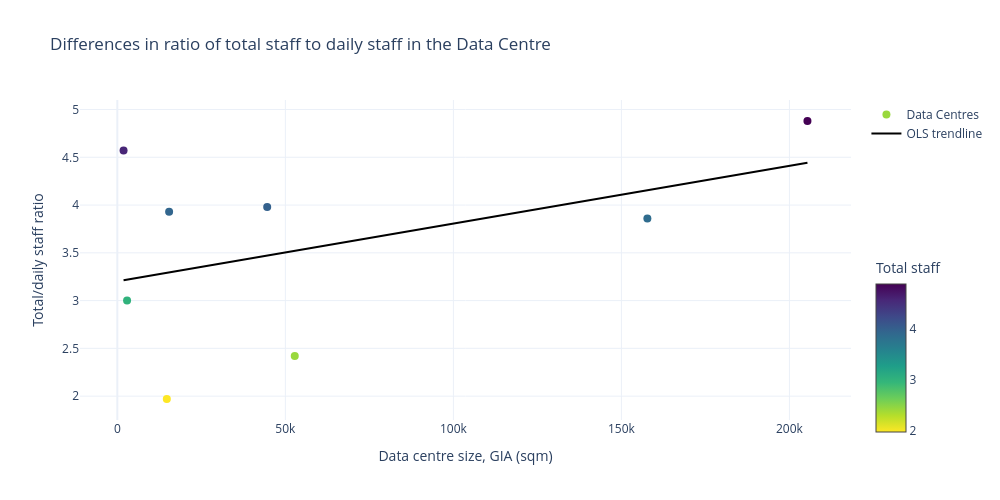

The notebook cell saved with this chart:
### Code cell
# Columns to show in hover
cols_to_show = ["id", "current_occupier", "lpa_name", "data_centre_since", "b8_gia_sqm", "b8_total_staff_fte", "b8_employees_at_a_day_estimate", "total/day ratio"]
customdata = data_ldn_total_daily[cols_to_show].to_numpy()

hovertemplate = "<br>".join([
    f"{col}: %{{customdata[{i}]}}" for i, col in enumerate(cols_to_show)
])

# X and Y
x = data_ldn_total_daily["b8_gia_sqm"].values
y = data_ldn_total_daily["total/day ratio"].values

# OLS fit (y = m*x + c)
m, c = np.polyfit(x, y, 1)

# Trendline values
x_trend = np.linspace(x.min(), x.max(), 100)
y_trend = m * x_trend + c

# -------------------------------------
# Build Plot
# -------------------------------------
fig = go.Figure()

fig.add_trace(go.Scatter(
    x=data_ldn_total_daily["b8_gia_sqm"],
    y=data_ldn_total_daily["total/day ratio"],
    mode="markers",
    marker=dict(
        size=8,
        color=data_ldn_total_daily["total/day ratio"],
        colorscale="Viridis_r",
        showscale=True,
        colorbar=dict(title="Total staff", len=0.6, xanchor="left", yanchor="top", y=0.53)
    ),
    customdata=customdata,
    hovertemplate=hovertemplate,
    name="Data Centres"
))

# OLS trendline
fig.add_trace(go.Scatter(
    x=x_trend,
    y=y_trend,
    mode="lines",
    line=dict(color="black", width=2),
    name="OLS trendline"
))

# -------------------------------------
# Layout
# -------------------------------------
fig.update_layout(
    title="Differences in ratio of total staff to daily staff in the Data Centre",
    xaxis_title="Data centre size, GIA (sqm)",
    yaxis_title="Total/daily staff ratio",
    width=1000,
    height=500,
    template="plotly_white"
)

fig.show()

### Figure 1 — Plotly figure (JSON) as saved in the notebook; plotly's stock layout.template omitted (floating-point values rounded to 4 significant figures)
{"data": [{"customdata": [["Barking_&_Dagenham-18_00161_FUL", "NTT Data Centre", "Barking & Dagenham", 2025, 52800.0, 150, 62, 2.42], ["Ealing-250949FUL", "Global Technical Realty", "Ealing", null, 157729, 1120, 290, 3.86], ["Enfield-LDC_08_0514", "Virtus", "Enfield", 2010, 2900, 45, 15, 3], ["Hillingdon-75111_APP_2020_1955", "ARC Data Centres", "Hillingdon", null, 44590, 350, 88, 3.98], ["Hillingdon-75111_APP_2025_739", "ARC Data Centres", "Hillingdon", null, 15410, 114, 29, 3.93], ["Newham-23_01697_OUT", null, "Newham", null, 205365, 542, 111, 4.88], ["Tower_Hamlets-PA_20_02381_NC", "Echelon", "Tower Hamlets", 2016, 14727, 61, 31, 1.97], ["Tower_Hamlets-PA_21_00615_NC", "Digital Realty ", "Tower Hamlets", 2019, 1850, 32, 7, 4.57]], "hovertemplate": "id: %{customdata[0]}<br>current_occupier: %{customdata[1]}<br>lpa_name: %{customdata[2]}<br>data_centre_since: %{customdata[3]}<br>b8_gia_sqm: %{customdata[4]}<br>b8_total_staff_fte: %{customdata[5]}<br>b8_employees_at_a_day_estimate: %{customdata[6]}<br>total/day ratio: %{customdata[7]}", "marker": {"color": [2.42, 3.86, 3.0, 3.98, 3.93, 4.88, 1.97, 4.57], "colorbar": {"len": 0.6, "title": {"text": "Total staff"}, "xanchor": "left", "y": 0.53, "yanchor": "top"}, "colorscale": [[0, "#fde725"], [0.1111, "#b5de2b"], [0.2222, "#6ece58"], [0.3333, "#35b779"], [0.4444, "#1f9e89"], [0.5556, "#26828e"], [0.6667, "#31688e"], [0.7778, "#3e4989"], [0.8889, "#482878"], [1, "#440154"]], "showscale": true, "size": 8}, "mode": "markers", "name": "Data Centres", "type": "scatter", "x": [52800.0, 157700.0, 2900.0, 44590.0, 15410.0, 205400.0, 14730.0, 1850.0], "y": [2.42, 3.86, 3.0, 3.98, 3.93, 4.88, 1.97, 4.57]}, {"line": {"color": "black", "width": 2}, "mode": "lines", "name": "OLS trendline", "type": "scatter", "x": [1850.0, 3906.0, 5961.0, 8017.0, 10070.0, 12130.0, 14180.0, 16240.0, 18300.0, 20350.0, 22410.0, 24460.0, 26520.0, 28570.0, 30630.0, 32690.0, 34740.0, 36800.0, 38850.0, 40910.0, 42960.0, 45020.0, 47080.0, 49130.0, 51190.0, 53240.0, 55300.0, 57350.0, 59410.0, 61470.0, 63520.0, 65580.0, 67630.0, 69690.0, 71740.0, 73800.0, 75860.0, 77910.0, 79970.0, 82020.0, 84080.0, 86130.0, 88190.0, 90250.0, 92300.0, 94360.0, 96410.0, 98470.0, 100500.0, 102600.0, 104600.0, 106700.0, 108700.0, 110800.0, 112900.0, 114900.0, 117000.0, 119000.0, 121100.0, 123100.0, 125200.0, 127200.0, 129300.0, 131400.0, 133400.0, 135500.0, 137500.0, 139600.0, 141600.0, 143700.0, 145700.0, 147800.0, 149900.0, 151900.0, 154000.0, 156000.0, 158100.0, 160100.0, 162200.0, 164300.0, 166300.0, 168400.0, 170400.0, 172500.0, 174500.0, 176600.0, 178600.0, 180700.0, 182800.0, 184800.0, 186900.0, 188900.0, 191000.0, 193000.0, 195100.0, 197100.0, 199200.0, 201300.0, 203300.0, 205400.0], "y": [3.213, 3.226, 3.238, 3.251, 3.263, 3.275, 3.288, 3.3, 3.313, 3.325, 3.338, 3.35, 3.362, 3.375, 3.387, 3.4, 3.412, 3.424, 3.437, 3.449, 3.462, 3.474, 3.487, 3.499, 3.511, 3.524, 3.536, 3.549, 3.561, 3.573, 3.586, 3.598, 3.611, 3.623, 3.636, 3.648, 3.66, 3.673, 3.685, 3.698, 3.71, 3.723, 3.735, 3.747, 3.76, 3.772, 3.785, 3.797, 3.809, 3.822, 3.834, 3.847, 3.859, 3.872, 3.884, 3.896, 3.909, 3.921, 3.934, 3.946, 3.958, 3.971, 3.983, 3.996, 4.008, 4.021, 4.033, 4.045, 4.058, 4.07, 4.083, 4.095, 4.107, 4.12, 4.132, 4.145, 4.157, 4.17, 4.182, 4.194, 4.207, 4.219, 4.232, 4.244, 4.256, 4.269, 4.281, 4.294, 4.306, 4.319, 4.331, 4.343, 4.356, 4.368, 4.381, 4.393, 4.405, 4.418, 4.43, 4.443]}], "layout": {"height": 500, "title": {"text": "Differences in ratio of total staff to daily staff in the Data Centre"}, "width": 1000, "xaxis": {"title": {"text": "Data centre size, GIA (sqm)"}}, "yaxis": {"title": {"text": "Total/daily staff ratio"}}}}
